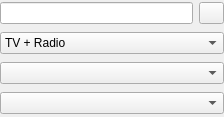
<?xml version="1.0" encoding="UTF-8"?>
<ui version="4.0">
 <class>PlaylistFilterWidget</class>
 <widget class="QWidget" name="PlaylistFilterWidget">
  <property name="geometry">
   <rect>
    <x>0</x>
    <y>0</y>
    <width>224</width>
    <height>117</height>
   </rect>
  </property>
  <property name="windowIcon">
   <iconset resource="../../../data/icons.qrc">
    <normaloff>:/icons/24x24/file-m3u.png</normaloff>:/icons/24x24/file-m3u.png</iconset>
  </property>
  <layout class="QGridLayout" name="gridLayout_2">
   <property name="margin">
    <number>0</number>
   </property>
   <item row="0" column="2">
    <widget class="QPushButton" name="buttonClear">
     <property name="maximumSize">
      <size>
       <width>25</width>
       <height>25</height>
      </size>
     </property>
     <property name="toolTip">
      <string>Clear</string>
     </property>
     <property name="icon">
      <iconset resource="../../../data/icons.qrc">
       <normaloff>:/icons/16x16/clear.png</normaloff>:/icons/16x16/clear.png</iconset>
     </property>
    </widget>
   </item>
   <item row="0" column="0" colspan="2">
    <widget class="QLineEdit" name="editSearch"/>
   </item>
   <item row="1" column="0" colspan="3">
    <widget class="QComboBox" name="comboType">
     <item>
      <property name="text">
       <string>TV + Radio</string>
      </property>
     </item>
     <item>
      <property name="text">
       <string>TV only</string>
      </property>
     </item>
     <item>
      <property name="text">
       <string>Radio only</string>
      </property>
     </item>
    </widget>
   </item>
   <item row="3" column="0" colspan="3">
    <widget class="QComboBox" name="comboLanguage">
     <property name="maxVisibleItems">
      <number>50</number>
     </property>
    </widget>
   </item>
   <item row="2" column="0" colspan="3">
    <widget class="QComboBox" name="comboCategory">
     <property name="maxVisibleItems">
      <number>50</number>
     </property>
    </widget>
   </item>
  </layout>
 </widget>
 <resources>
  <include location="../../../data/icons.qrc"/>
 </resources>
 <connections>
  <connection>
   <sender>buttonClear</sender>
   <signal>clicked()</signal>
   <receiver>editSearch</receiver>
   <slot>clear()</slot>
   <hints>
    <hint type="sourcelabel">
     <x>263</x>
     <y>167</y>
    </hint>
    <hint type="destinationlabel">
     <x>234</x>
     <y>167</y>
    </hint>
   </hints>
  </connection>
 </connections>
</ui>
